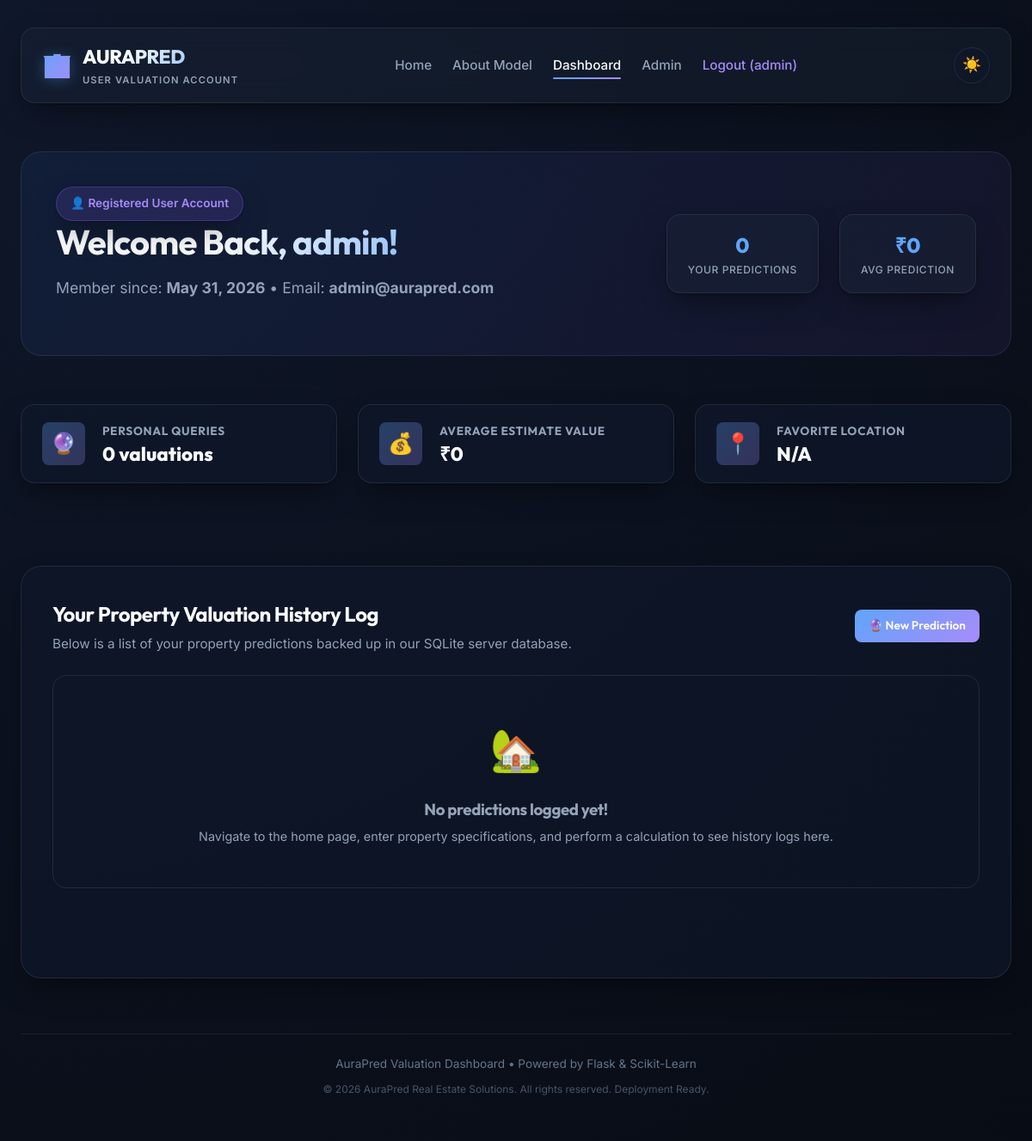
The app's page /dashboard (signed in) with its own data.
### app.py (models this page shows)
class User(db.Model):
    __tablename__ = 'users'
    id = db.Column(db.Integer, primary_key=True)
    username = db.Column(db.String(80), unique=True, nullable=False)
    email = db.Column(db.String(120), unique=True, nullable=False)
    password_hash = db.Column(db.String(128), nullable=False)
    is_admin = db.Column(db.Boolean, default=False)
    created_at = db.Column(db.DateTime, default=datetime.utcnow)
    predictions = db.relationship('PredictionLog', backref='user', lazy=True)

### app.py (the view)
@app.route('/dashboard')
def dashboard():
    if not session.get('user_id'):
        flash("Please login to access the dashboard.", "warning")
        return redirect(url_for('login'))
    user = db.session.get(User, session['user_id'])
    if not user:
        session.clear()
        return redirect(url_for('login'))
    user_logs = PredictionLog.query.filter_by(user_id=user.id).order_by(PredictionLog.timestamp.desc()).all()
    log_count = len(user_logs)
    avg_price = 0.0
    top_loc = "N/A"
    if log_count > 0:
        prices = [log.predicted_price for log in user_logs]
        avg_price = sum(prices) / log_count
        locations = [log.location for log in user_logs]
        top_loc = max(set(locations), key=locations.count)
    stats = {
        'count': log_count,
        'avg_price': avg_price,
        'top_location': top_loc
    }
    return render_template('dashboard.html', user=user, logs=user_logs, stats=stats)

### templates/dashboard.html (shortened to what this page needs)
<!DOCTYPE html>
<html lang="en" data-theme="dark">
<head>
  <link rel="stylesheet" href="{{ url_for('static', filename='css/style.css') }}">
</head>
<body>
  <div class="app-container">
    <header>
      <div class="logo">
        <div class="logo-icon">🏢</div>
        <div>
          <h1 class="logo-text">AURA<span style="color: var(--primary);">PRED</span></h1>
          <div class="logo-tagline">User Valuation Account</div>
        </div>
      </div>
      <nav aria-label="Main Navigation">
        <a href="/" class="nav-link" id="nav-home">Home</a>
        <a href="/about" class="nav-link" id="nav-about">About Model</a>
        <a href="/dashboard" class="nav-link active" id="nav-dashboard">Dashboard</a>
        {% if session.is_admin %}
          <a href="/admin" class="nav-link" id="nav-admin">Admin</a>
        {% endif %}
        <a href="/logout" class="nav-link" id="nav-logout" style="color: var(--accent);">Logout ({{ session.username }})</a>
      </nav>
      <div class="controls-group">
        <button id="theme-toggle" class="btn-icon" aria-label="Toggle Dark/Light Mode" title="Toggle Theme">
          <span class="sun-icon">☀️</span>
        </button>
      </div>
    </header>
    <section class="hero-banner" aria-label="Dashboard Overview" style="margin-top: 1.5rem;">
      <div class="hero-text">
        <div class="badge-accuracy" style="background: rgba(139, 92, 246, 0.15); border: 1px solid rgba(139, 92, 246, 0.3); color: var(--accent);">
          👤 Registered User Account
        </div>
        <h1>Welcome Back, {{ user.username }}!</h1>
        <p>Member since: <strong>{{ user.created_at.strftime('%B %d, %Y') }}</strong> • Email: <strong>{{ user.email }}</strong></p>
      </div>
      <div class="hero-stats-quick">
        <div class="quick-stat-box">
          <div class="quick-stat-val">{{ stats.count }}</div>
          <div class="quick-stat-lbl">Your Predictions</div>
        </div>
        <div class="quick-stat-box">
          <div class="quick-stat-val">₹{{ "{:,.1f}L".format(stats.avg_price / 100000) if stats.avg_price >= 100000 and stats.avg_price < 10000000 else ("{:,.2f}Cr".format(stats.avg_price / 10000000) if stats.avg_price >= 10000000 else "0") }}</div>
          <div class="quick-stat-lbl">Avg Prediction</div>
        </div>
      </div>
    </section>
    <div class="stats-grid" style="margin-top: 1.5rem;">
      <div class="stat-card">
        <div class="stat-card-icon">🔮</div>
        <div class="stat-card-info">
          <h3>Personal Queries</h3>
          <p>{{ stats.count }} valuations</p>
        </div>
      </div>
      <div class="stat-card">
        <div class="stat-card-icon">💰</div>
        <div class="stat-card-info">
          <h3>Average Estimate Value</h3>
          <p>₹{{ "{:,.0f}".format(stats.avg_price) }}</p>
        </div>
      </div>
      <div class="stat-card">
        <div class="stat-card-icon">📍</div>
        <div class="stat-card-info">
          <h3>Favorite Location</h3>
          <p>{{ stats.top_location }}</p>
        </div>
      </div>
    </div>
    <main style="margin-top: 2rem;">
      <article class="history-card" style="width: 100%;">
        <div class="history-header">
          <div>
            <h2>Your Property Valuation History Log</h2>
            <p style="color: var(--text-muted); font-size: 0.95rem; margin-top: 0.2rem;">Below is a list of your property predictions backed up in our SQLite server database.</p>
          </div>
          <a href="/" class="btn-back btn-primary" style="text-decoration: none; padding: 0.5rem 1rem; font-size: 0.85rem;">🔮 New Prediction</a>
        </div>
        <div class="table-wrapper" style="margin-top: 1.5rem; width: 100%;">
          {% if logs %}
            <table class="benchmarks-table" style="width: 100%;">
              <thead>
                <tr>
                  <th>Timestamp</th>
                  <th>Location</th>
                  <th>Specs (Area / Bed / Bath)</th>
                  <th>Parking</th>
                  <th>Amenity Grade</th>
                  <th>Calculated Price</th>
                </tr>
              </thead>
              <tbody>
                {% for log in logs %}
                  <tr style="animation: fadeIn 0.4s ease-out;">
                    <td style="color: var(--text-light); font-size: 0.85rem;">{{ log.timestamp.strftime('%Y-%m-%d %H:%M') }}</td>
                    <td><strong>📍 {{ log.location }}</strong></td>
                    <td>📐 {{ "{:,}".format(log.area|int) }} sqft • 🛏️ {{ log.bedrooms }} • 🛀 {{ log.bathrooms }}</td>
                    <td>🚗 {{ 'Garage space' if log.parking == 'Yes' else 'None' }}</td>
                    <td>✨ {{ log.amenities }}</td>
                    <td style="font-weight: 700; color: var(--primary); font-size: 1.05rem;">₹{{ "{:,.0f}".format(log.predicted_price) }}</td>
                  </tr>
                {% endfor %}
              </tbody>
            </table>
          {% else %}
            <div style="padding: 3rem 1rem; text-align: center; color: var(--text-muted);">
              <div style="font-size: 3rem; margin-bottom: 1rem;">🏡</div>
              <h3>No predictions logged yet!</h3>
              <p style="font-size: 0.9rem; margin-top: 0.25rem;">Navigate to the home page, enter property specifications, and perform a calculation to see history logs here.</p>
            </div>
          {% endif %}
        </div>
      </article>
    </main>
    <footer>
      <div>AuraPred Valuation Dashboard • Powered by Flask & Scikit-Learn</div>
      <div style="font-size: 0.75rem; opacity: 0.7;">© 2026 AuraPred Real Estate Solutions. All rights reserved. Deployment Ready.</div>
    </footer>
  </div>
</body>
</html>

### records on screen
User: username "admin", created_at "May 31, 2026", email "admin@aurapred.com"

### other values on screen
{{ stats.count }} "0"
{{ "{:,.0f}".format(stats.avg_price) }} "0"
{{ stats.top_location }} "N/A"
